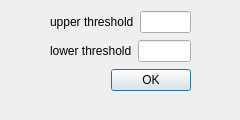
<?xml version="1.0" encoding="UTF-8"?>
<ui version="4.0">
 <class>Threshold</class>
 <widget class="QDialog" name="Threshold">
  <property name="geometry">
   <rect>
    <x>0</x>
    <y>0</y>
    <width>240</width>
    <height>120</height>
   </rect>
  </property>
  <property name="minimumSize">
   <size>
    <width>240</width>
    <height>120</height>
   </size>
  </property>
  <property name="maximumSize">
   <size>
    <width>240</width>
    <height>120</height>
   </size>
  </property>
  <property name="windowTitle">
   <string>Threshold</string>
  </property>
  <widget class="QWidget" name="">
   <property name="geometry">
    <rect>
     <x>50</x>
     <y>10</y>
     <width>141</width>
     <height>83</height>
    </rect>
   </property>
   <layout class="QVBoxLayout" name="verticalLayout">
    <item>
     <layout class="QHBoxLayout" name="horizontalLayout">
      <item>
       <widget class="QLabel" name="label">
        <property name="text">
         <string>upper threshold</string>
        </property>
        <property name="textFormat">
         <enum>Qt::AutoText</enum>
        </property>
       </widget>
      </item>
      <item>
       <widget class="QLineEdit" name="upperThresholdLine"/>
      </item>
     </layout>
    </item>
    <item>
     <layout class="QHBoxLayout" name="horizontalLayout_2">
      <item>
       <widget class="QLabel" name="label_2">
        <property name="text">
         <string>lower threshold</string>
        </property>
       </widget>
      </item>
      <item>
       <widget class="QLineEdit" name="lowerThresholdLine"/>
      </item>
     </layout>
    </item>
    <item>
     <layout class="QHBoxLayout" name="horizontalLayout_3">
      <item>
       <spacer name="horizontalSpacer">
        <property name="orientation">
         <enum>Qt::Horizontal</enum>
        </property>
        <property name="sizeHint" stdset="0">
         <size>
          <width>40</width>
          <height>20</height>
         </size>
        </property>
       </spacer>
      </item>
      <item>
       <widget class="QPushButton" name="okButton">
        <property name="text">
         <string>OK</string>
        </property>
       </widget>
      </item>
     </layout>
    </item>
   </layout>
  </widget>
 </widget>
 <resources/>
 <connections>
  <connection>
   <sender>okButton</sender>
   <signal>clicked()</signal>
   <receiver>Threshold</receiver>
   <slot>accept()</slot>
   <hints>
    <hint type="sourcelabel">
     <x>188</x>
     <y>76</y>
    </hint>
    <hint type="destinationlabel">
     <x>255</x>
     <y>72</y>
    </hint>
   </hints>
  </connection>
 </connections>
</ui>
